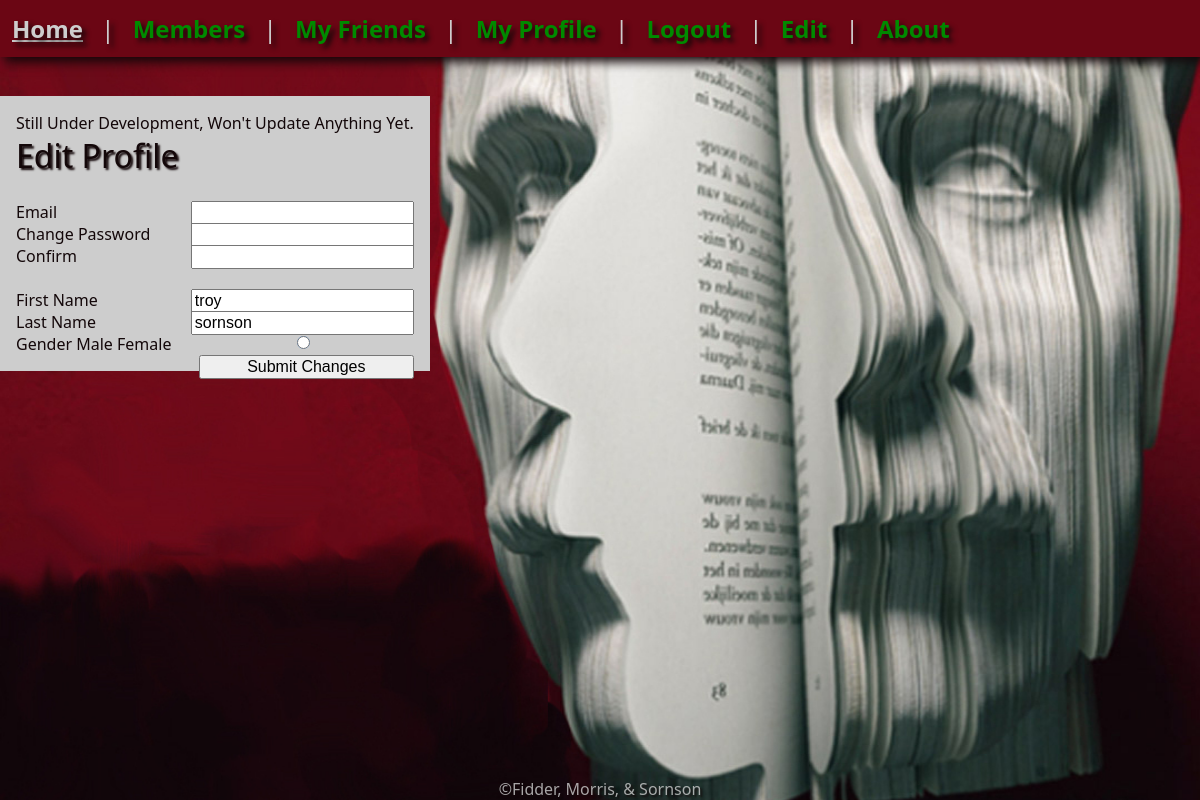
Page /index.php?profile&id=29&edit=1 (signed in) on the committed database.
### tables this page shows
CREATE TABLE IF NOT EXISTS `user_information` (
  `user_id` int(11) NOT NULL,
  `first_name` text NOT NULL,
  `last_name` text NOT NULL,
  `gender` text COMMENT 'Optional'
);

### profile.php (the view, shortened to what this page needs)
<?
	$query = "SELECT * FROM user_information WHERE user_id='".$_REQUEST['id']."'";
	$personal = $db->query($query);
	$personal = $personal->fetch_assoc();
	if(isset($_REQUEST['edit']) && $_REQUEST['id'] == $_SESSION['user_id']) { ?>
		<span id="edit">
			Still under development, won't update anything yet.<br/>
			<label class="header">Edit Profile</label>
			<form action="profile.php" method="post" accept-charset="utf-8">
				<label for="email">Email</label><input type="text" name="email" value="<? echo $_SESSION['user']; ?>" id="email"><br/>
				<label for="change">Change Password</label><input type="text" name="change" value="" id="change"><br/>
				<label for="confirm">Confirm</label><input type="text" name="confirm" value="" id="confirm"><br/><br/>
				<label for="First Name">First Name</label><input type="text" name="fname" value="<? echo $personal['first_name']; ?>" id="fname"><br/>
				<label for="Last Name">Last Name</label><input type="text" name="lname" value="<? echo $personal['last_name']; ?>" id="lname"><br/>
				<label for="Gender">Gender</label>
				<input type="radio" name="gender" value="Male" <? if($personal['gender'] == "Male") echo "checked"; ?>>Male
				<input type="radio" name="gender" value="Female" <? if($personal['gender'] == "Female") echo "checked"; ?>>Female
				<br/>
				<input type="submit" value="Submit Changes">
			</form>
		</span>
	<? } ?>

### styles/login.css (style rules this page uses)
body { background: url('../images/BookFace2.jpg') no-repeat center center fixed; background-size: cover; color: #cdcdcd; }
input { font-size: 1em; width: 50%; }

### styles/master.css (style rules this page uses)
body { text-transform: capitalize; font-family: "Segoe UI", Arial, Sans-Serif; }

### styles/edit.css (style rules this page uses)
span#edit { position: fixed; left: 0; top: 6em; background-color: #cdcdcd; color: #130709; padding: 1em; }
span#edit label.header { color: #130709; text-shadow: 2px 2px 2px #130709; }
span#edit input { position: absolute; right: 1em; }

### styles/home.css (style rules this page uses)
label.header { font-size: 2em; display: inline-block; padding-bottom: .75em; color: #cdcdcd; }

### styles/profile.css (style rules this page uses)
label.header { text-shadow: 4px 4px 3px #130709; }

### rows in the picture
user_information: fname "troy", lname "sornson", gender "☑"
